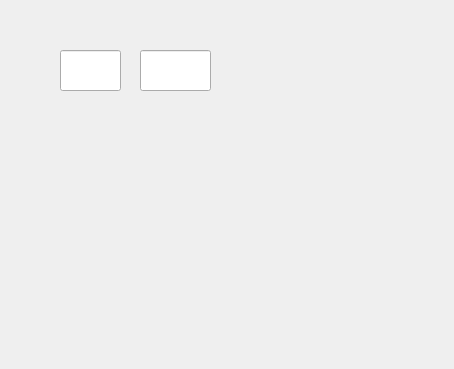
<?xml version="1.0" encoding="UTF-8"?>
<ui version="4.0">
 <class>Matrix</class>
 <widget class="QDialog" name="Matrix">
  <property name="geometry">
   <rect>
    <x>0</x>
    <y>0</y>
    <width>454</width>
    <height>369</height>
   </rect>
  </property>
  <property name="windowTitle">
   <string>Dialog</string>
  </property>
  <widget class="QLineEdit" name="lineEdit">
   <property name="geometry">
    <rect>
     <x>60</x>
     <y>50</y>
     <width>61</width>
     <height>41</height>
    </rect>
   </property>
  </widget>
  <widget class="QLineEdit" name="lineEdit_2">
   <property name="geometry">
    <rect>
     <x>140</x>
     <y>50</y>
     <width>71</width>
     <height>41</height>
    </rect>
   </property>
  </widget>
 </widget>
 <resources/>
 <connections/>
</ui>
